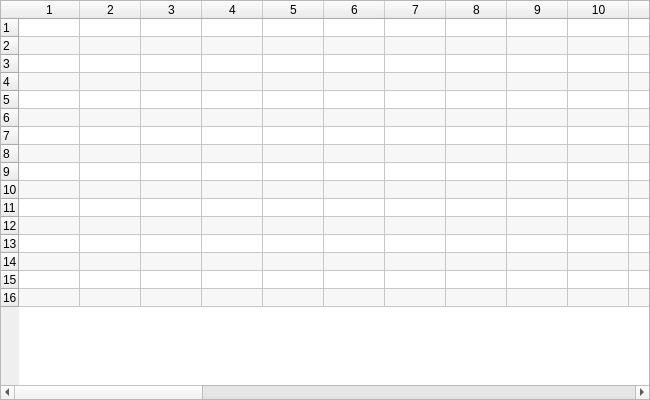
<?xml version="1.0" encoding="UTF-8"?>
<ui version="4.0">
 <class>MemTable</class>
 <widget class="QWidget" name="MemTable">
  <property name="geometry">
   <rect>
    <x>0</x>
    <y>0</y>
    <width>650</width>
    <height>400</height>
   </rect>
  </property>
  <property name="minimumSize">
   <size>
    <width>500</width>
    <height>300</height>
   </size>
  </property>
  <property name="sizePolicy">
   <sizepolicy hsizetype="Expanding" vsizetype="Expanding">
    <horstretch>1</horstretch>
    <verstretch>1</verstretch>
   </sizepolicy>
  </property>
  <property name="windowTitle">
   <string notr="true">Form</string>
  </property>
  <layout class="QVBoxLayout" name="verticalLayout">
   <property name="spacing">
    <number>0</number>
   </property>
   <property name="leftMargin">
    <number>0</number>
   </property>
   <property name="topMargin">
    <number>0</number>
   </property>
   <property name="rightMargin">
    <number>0</number>
   </property>
   <property name="bottomMargin">
    <number>0</number>
   </property>
   <item>
    <widget class="QTableWidget" name="table">
     <property name="sizePolicy">
      <sizepolicy hsizetype="Preferred" vsizetype="Preferred">
       <horstretch>0</horstretch>
       <verstretch>0</verstretch>
      </sizepolicy>
     </property>
     <property name="minimumSize">
      <size>
       <width>0</width>
       <height>0</height>
      </size>
     </property>
     <property name="verticalScrollBarPolicy">
      <enum>Qt::ScrollBarAsNeeded</enum>
     </property>
     <property name="horizontalScrollBarPolicy">
      <enum>Qt::ScrollBarAsNeeded</enum>
     </property>
     <property name="autoScroll">
      <bool>true</bool>
     </property>
     <property name="alternatingRowColors">
      <bool>true</bool>
     </property>
     <property name="wordWrap">
      <bool>false</bool>
     </property>
     <property name="cornerButtonEnabled">
      <bool>false</bool>
     </property>
     <property name="rowCount">
      <number>16</number>
     </property>
     <property name="columnCount">
      <number>33</number>
     </property>
     <attribute name="horizontalHeaderVisible">
      <bool>true</bool>
     </attribute>
     <attribute name="horizontalHeaderDefaultSectionSize">
      <number>61</number>
     </attribute>
     <attribute name="verticalHeaderMinimumSectionSize">
      <number>18</number>
     </attribute>
     <attribute name="verticalHeaderDefaultSectionSize">
      <number>18</number>
     </attribute>
     <row/>
     <row/>
     <row/>
     <row/>
     <row/>
     <row/>
     <row/>
     <row/>
     <row/>
     <row/>
     <row/>
     <row/>
     <row/>
     <row/>
     <row/>
     <row/>
     <column/>
     <column/>
     <column/>
     <column/>
     <column/>
     <column/>
     <column/>
     <column/>
     <column/>
     <column/>
     <column/>
     <column/>
     <column/>
     <column/>
     <column/>
     <column/>
     <column/>
     <column/>
     <column/>
     <column/>
     <column/>
     <column/>
     <column/>
     <column/>
     <column/>
     <column/>
     <column/>
     <column/>
     <column/>
     <column/>
     <column/>
     <column/>
     <column/>
    </widget>
   </item>
  </layout>
  <action name="actionSave_Memory_Table">
   <property name="text">
    <string>Save Data</string>
   </property>
  </action>
  <action name="actionLoad_Memory_Table">
   <property name="text">
    <string>Load Data</string>
   </property>
  </action>
 </widget>
 <resources/>
 <connections/>
</ui>
